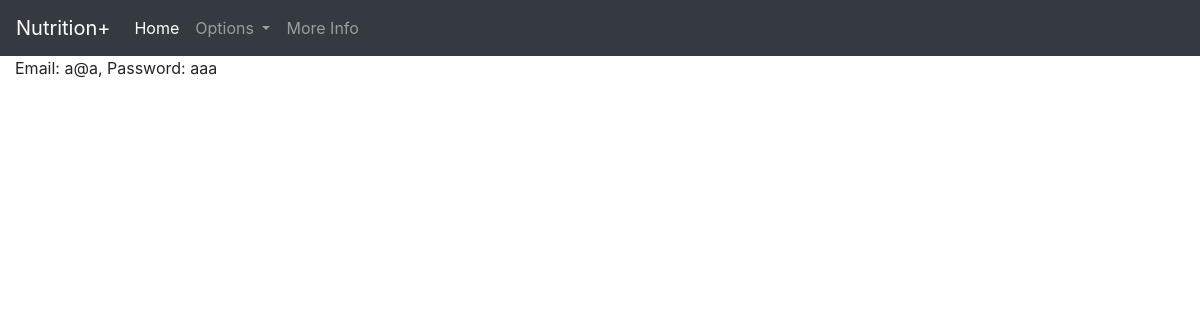
Before: /view with the older database file.
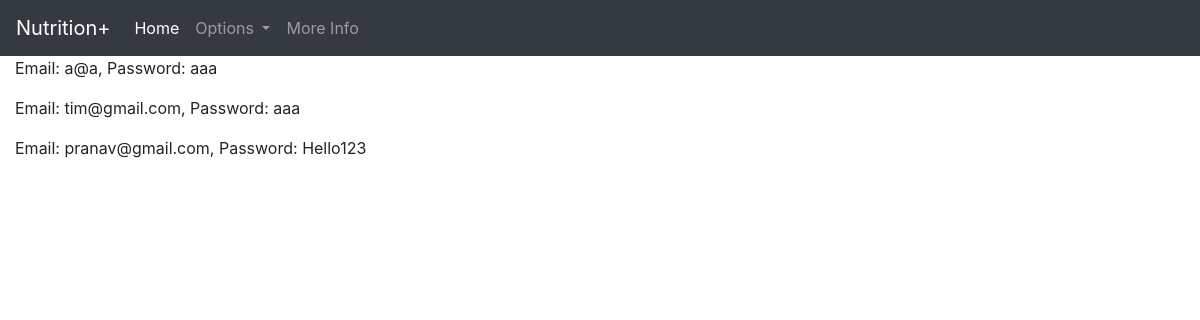
After: the same page with the newer database file.
### app.py (models this page shows, shortened)
class User(db.Model):
	id = db.Column(db.Integer, primary_key=True)
	email = db.Column(db.String(100), nullable=False)
	password = db.Column(db.String(100), nullable=False)

### app.py (the view)
@app.route("/view")
def view():
	return render_template("view.html", data=User.query.all())

### templates/view.html (shortened to what this page needs)
{% extends "base.html" %}
{% block content %}
	{% for item in data %}
		<p>Email: {{item.email}}, Password: {{item.password}}</p>
	{% endfor %}
{% endblock %}

### templates/base.html (shortened to what this page needs)
<!doctype html>
<html>
	<head>
		<link rel="stylesheet" href="https://stackpath.bootstrapcdn.com/bootstrap/4.3.1/css/bootstrap.min.css">
	</head>
	<body>
		<nav class="navbar navbar-expand-lg navbar-dark bg-dark">
  			<a class="navbar-brand" href="http://localhost:5000">Nutrition+</a>
  			<div class="collapse navbar-collapse" id="navbarSupportedContent">
		    	<ul class="navbar-nav mr-auto">
			    	<li class="nav-item active">
			        	<a class="nav-link" href="http://localhost:5000">Home<span class="sr-only">(current)</span></a>
			      	</li>
			      	<li class="nav-item dropdown">
			        	<a class="nav-link dropdown-toggle" href="#" id="navbarDropdown" role="button" data-toggle="dropdown" aria-haspopup="true" aria-expanded="false">
			          		Options
			        	</a>
			      	</li>
			      	<li class="nav-item">
			        	<a class="nav-link" href="https://www.nutrition.gov/">More Info</a>
			      	</li>
		    	</ul>
		    </div>
		</nav>
		<div class="container-fluid">
			{% block content %}
			{% endblock %}
		</div>
	</body>
</html>

Changed rows visible on the page:
added User: email "tim@gmail.com", password "aaa"
added User: email "pranav@gmail.com", password "Hello123"
